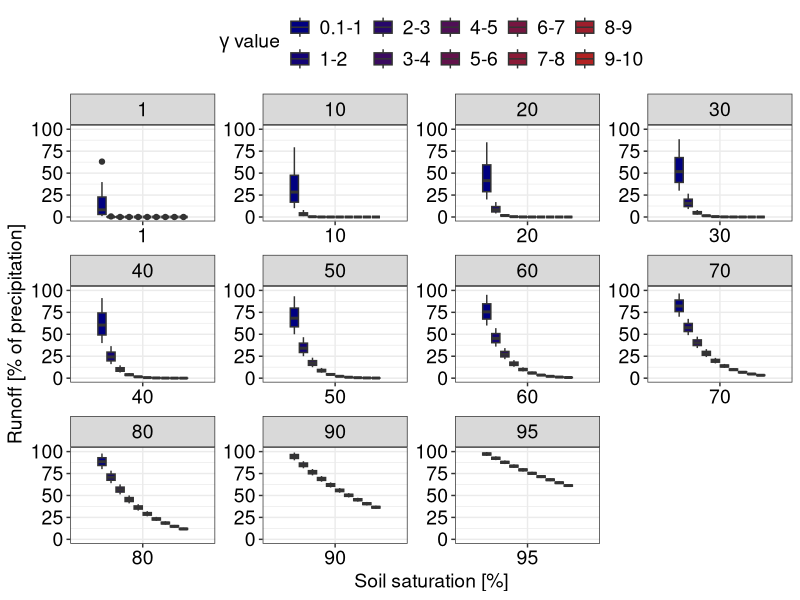
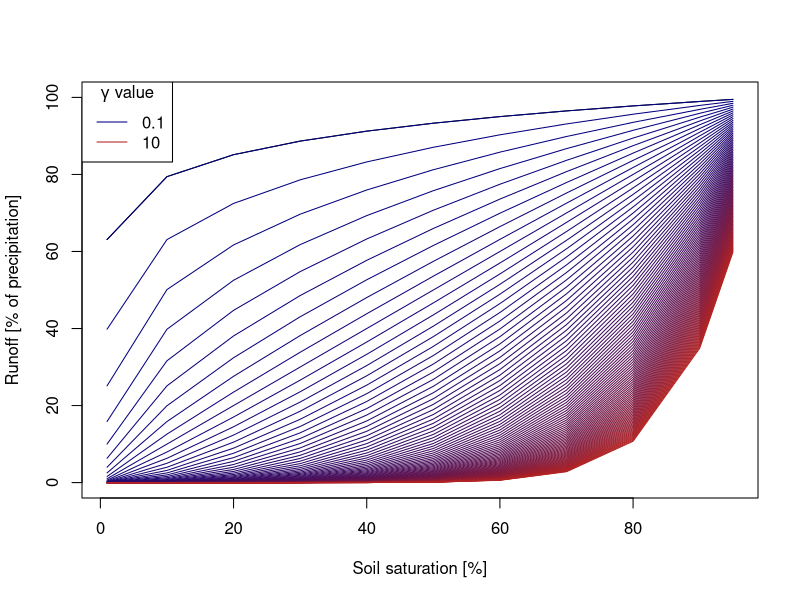
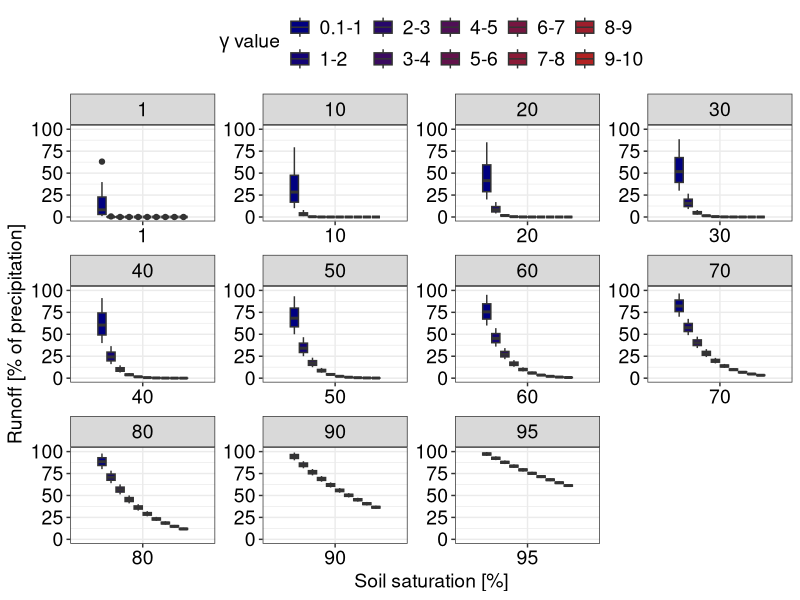

Reproduce these figures in R, in order.
# setwd(r"(C:\Users\jenny\...")
# set you own working directory (position of run.r) here

# Creates the comprehensible sensitivity analysis for gamma (used in the Appendix)

library(ggplot2)

target_folder <- "./plots"

hbv_formular <- function(precipitation, soil_saturation, gamma)
{
  outflow = precipitation * (soil_saturation ** gamma)
  return(outflow)
}

precipitation <- 100
soil_saturation <- c(0.01, 0.1, 0.2, 0.3, .4, .5, .6, .7, .8, .9, 0.95)
gamma <- seq(0.1, 10, 0.1)

row <- 0
outflow <- matrix(NA, nrow=length(soil_saturation), ncol = length(gamma))
ggplot_data <- c()
soil_info <- c()
gamma_info <- c()

for (saturation in soil_saturation)
{
  col <- 0
  row <- row + 1
  for (param in gamma)
  {
    col <- col + 1
    result <- hbv_formular(precipitation, saturation, param)
    outflow[row, col] <- result

    ggplot_data <- c(ggplot_data, result)
    soil_info <- c(soil_info, saturation)
    gamma_info <- c(gamma_info, param)

  }
}

png(file.path(target_folder, "fappB1a_neu.png"),
    res=300, width=12, height=12, units="cm")

pal = colorRampPalette(c("navyblue", "firebrick"))
col <- 0
plot(soil_saturation*100, outflow[,1], ylim= c(0,100), type="l",
     ylab="Runoff [% of precipitation]", xlab = "Soil saturation [%]")

for (param in gamma)
{
  col <- col + 1
  lines(soil_saturation*100, outflow[,col],
        col=pal(length(gamma))[col])
}

legend("topleft", col=pal(2), lty=1,
       legend=c(round(range(gamma), 1)),
       title=expression(paste(gamma, " value")))

dev.off()


data <- data.frame(list(
  "gamma_value"=gamma_info,
  "soil_saturation" = soil_info,
  "runoff" = ggplot_data
))

data$gamma <- ceiling(data$gamma_value - 0.05)
data$gamma <- factor(as.character(data$gamma), levels=as.character(seq(1,10,1)))
data$soil_saturation <- as.factor(data$soil_saturation * 100)

ggplot(data, aes(x=soil_saturation,
                 y=runoff,
                 group=gamma,
                 fill=gamma)) +
  scale_fill_manual(
    name = expression(paste(gamma, " value")),
    labels = c("0.1-1", "1-2", "2-3", "3-4", "4-5",
                                "5-6", "6-7", "7-8", "8-9", "9-10"),
                     values = list("1" = pal(10)[1],
                                   "2" = pal(10)[2],
                                   "3" = pal(10)[3],
                                   "4" = pal(10)[4],
                                   "5" = pal(10)[5],
                                   "6" = pal(10)[6],
                                   "7" = pal(10)[7],
                                   "8" = pal(10)[8],
                                   "9" = pal(10)[9],
                                   "10" = pal(10)[10]
                                   )) +
  geom_boxplot() +
  labs(y = "Runoff [% of precipitation]", x = "Soil saturation [%]") +
  facet_wrap(~soil_saturation, scale="free") +
  ylim(0, 100) +
  theme_bw() +
  theme(axis.text = element_text(size=14, color="black"),
        strip.text = element_text(size=14, color="black"),
        axis.title = element_text(size=14, color="black"),
        legend.text = element_text(size=14, color="black"),
        legend.title = element_text(size=14, color="black"),
        legend.position = "top")

ggsave(file.path(target_folder, "fappB1b_neu.png"),
       width=16, height=16, units="cm", dpi=300)
